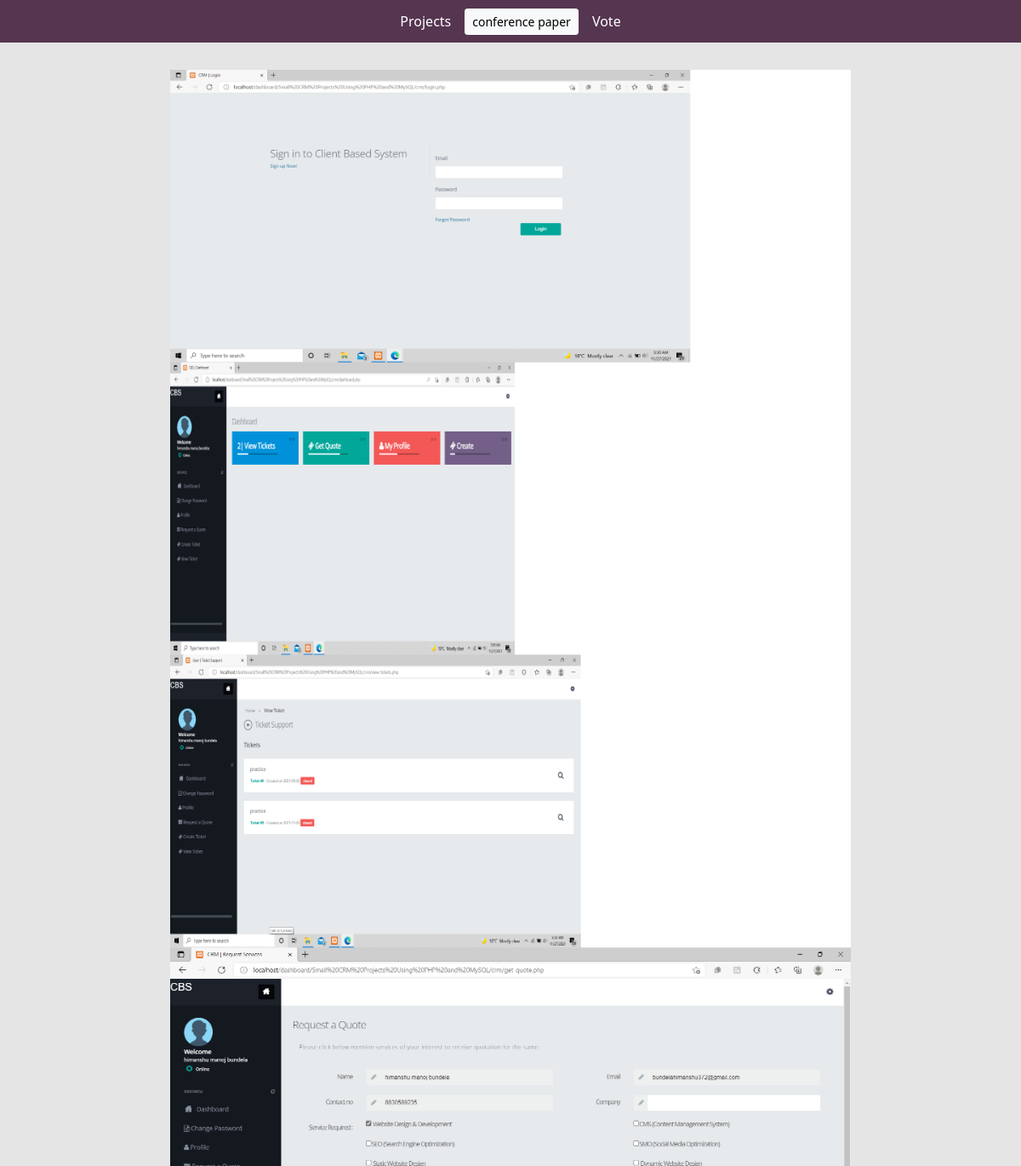
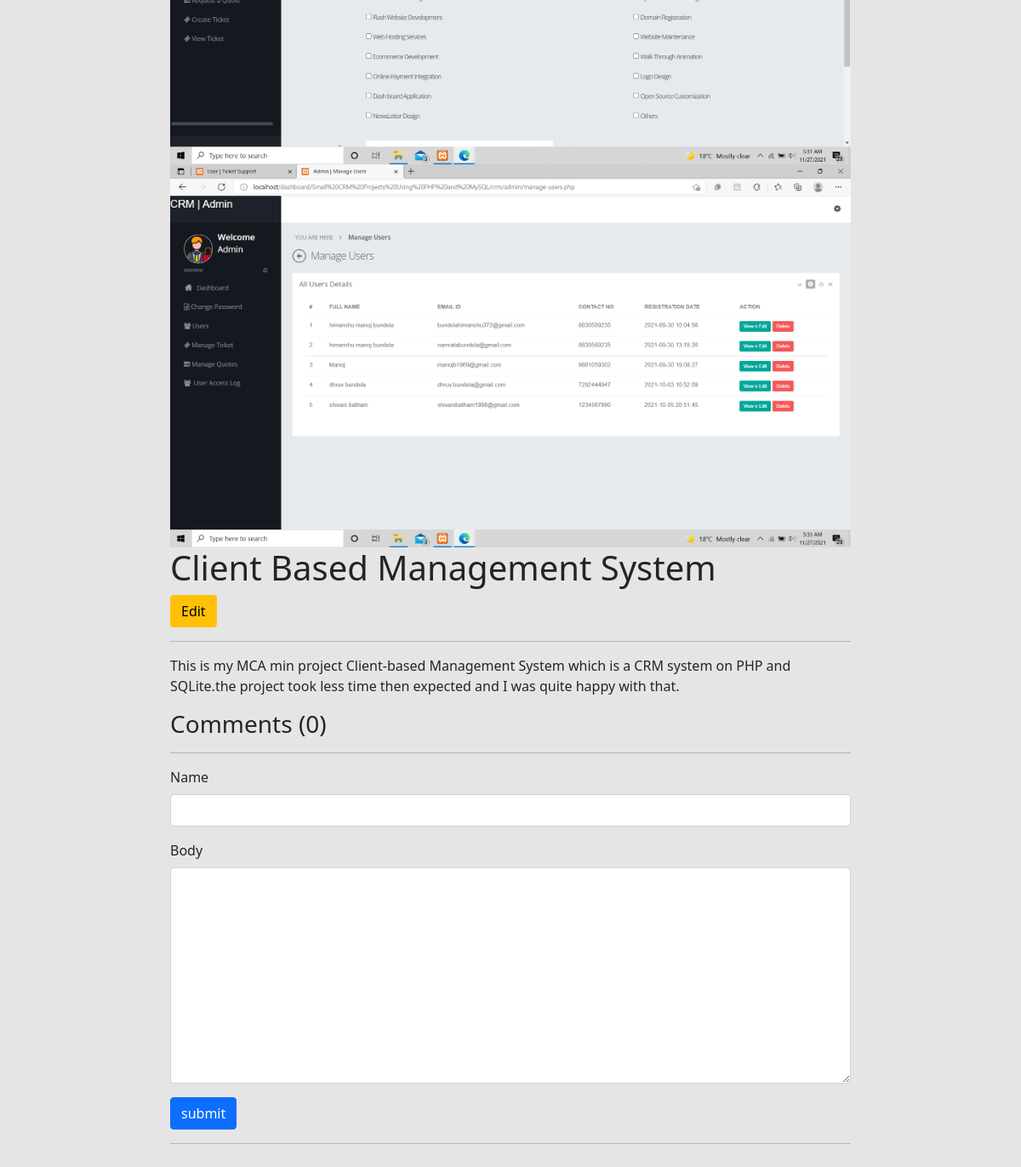
The app's page /project/f05007fd-fbef-479b-9c64-38a3b4aab539/ with its own data (2 pictures, top to bottom).
### base/models.py (models this page shows, shortened)
class Project(models.Model):
    title = models.CharField(max_length=200)
    thumbnail = models.ImageField(null=True)
    body = RichTextUploadingField()
    slug = models.SlugField(null=True, blank=True)
    created = models.DateTimeField(auto_now_add=True)
    id = models.UUIDField(default=uuid.uuid4,  unique=True,
                          primary_key=True, editable=False)

### base/views.py (the view, shortened to what this page needs)
# urls.py: path('project/<str:pk>/', views.projectPage, name="project"),
def projectPage(request, pk):
    project = Project.objects.get(id=pk)
    count = project.comment_set.count()
    comments = project.comment_set.all().order_by('-created')
    form = CommentForm()
    context = {'project': project, 'count': count,
               'comments': comments, 'form': form}
    return render(request, 'base/project.html', context)

### base/forms.py
class CommentForm(ModelForm):
    class Meta:
        model = Comment
        fields = '__all__'
        exclude = ['project']
    def __init__(self, *args, **kwargs):
        super(CommentForm, self).__init__(*args, **kwargs)
        self.fields['name'].widget.attrs.update(
            {'class': 'form-control'})
        self.fields['body'].widget.attrs.update(
            {'class': 'form-control', })

### base/templates/base/project.html (shortened to what this page needs)
{% extends 'base/main.html' %}
{% load static %}
{% block content %}
<div class="container">
    <div class="project-container">
        <img class="project--image" src="{{project.thumbnail.url}}">
        <h1>{{project.title}}</h1>
        <a class="btn btn-warning" href="{% url 'edit-project' project.id %}">Edit</a>
        <hr>
        <p>{{project.body|safe}}</p>
        <div class="comments-container">
            <h3>Comments ({{count}})</h3>
            <hr>
            <form method="post">
                {% for field in form %}
                <div class="mb-3">
                    <label for="exampleInputPassword1" class="form-label">{{field.label}}</label>
                    {{field}}
                </div>
                {% endfor %}
                <input class="btn btn-primary" type="submit" value="submit">
            </form>
            <hr>
        </div>
    </div>
</div>
{% endblock content %}

### static/styles/main.css (style rules this page uses)
body { background-color: #E5E5E5; }
.project--image { max-width: 800px; }

### base/templates/base/project.html (style rules this page uses)
.project-container { max-width: 800px; margin: 0 auto; margin-top: 2em; margin-bottom: 2em; }

### records on screen
Project: thumbnail (picture), title "Client Based Management System", body "This is my MCA min project Client-based Management System which is a CRM system on PHP and SQLite.the project took less time then expected and I was quite happy with that."

### other values on screen
{{ count }} "0"
{{ field.label }} "Name" "Body"
